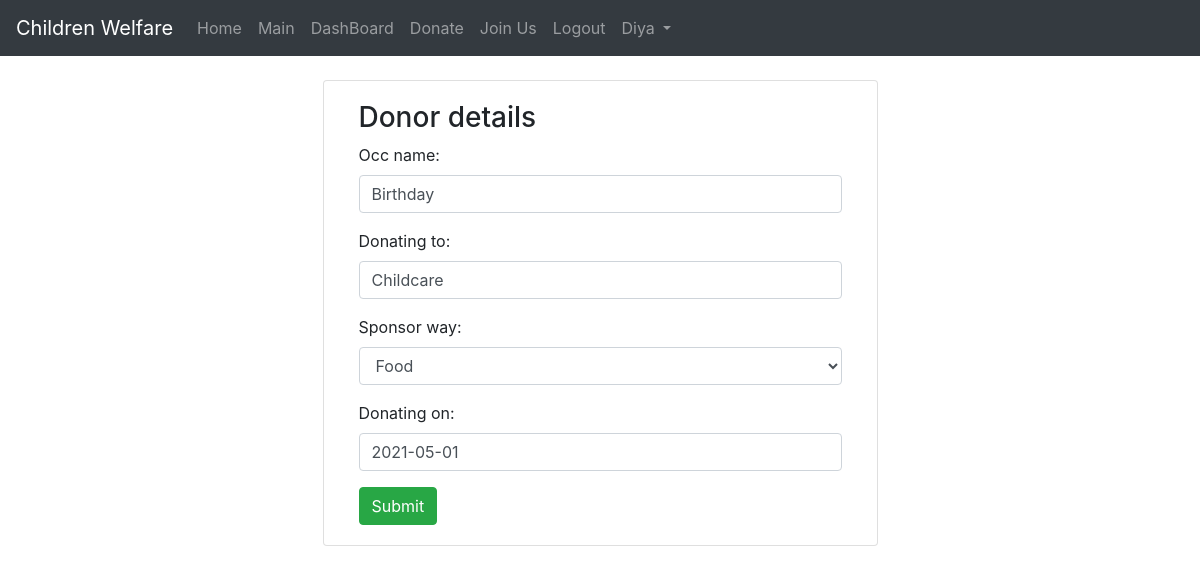
Page /occdet/1/ (signed in) on the committed database.
### App/models.py (models this page shows)
class User(AbstractUser):
	li_no= models.ImageField(upload_to='UserCheck/')
	dob=models.DateField(null=True)
	ph_no=models.CharField(max_length=20)
	pan_no=models.CharField(max_length=20)
	address=models.CharField(max_length=100)
	postal_code=models.CharField(max_length=10)
	city=models.CharField(max_length=10)
	state=models.CharField(max_length=10,default='Andra Pradesh')
	country=models.CharField(max_length=10,default='India')
	p=[(1,'Donor'),(2,'Organisation'),(3,'Guest')]
	role=models.IntegerField(choices=p,default=3)

class OccDonate(models.Model):
	s=[('Food',"Food"),('Clothes',"Clothes"),('Money',"Money")]
	username=models.CharField(max_length=50)
	email=models.EmailField(max_length=50)
	donating_way=models.CharField(max_length=50,default='On Occasion')
	occ_name=models.CharField(max_length=100)
	donating_to=models.CharField(max_length=50)
	sponsor_way=models.CharField(max_length=50,choices=s,default='select')
	donating_on=models.DateField()
	uid=models.ForeignKey(User,on_delete=models.CASCADE)

### App/views.py (the view)
# urls.py: path('occdet/<int:bi>/',views.occdetails,name="occdet"),
def occdetails(request,bi):
	o=OccDonate.objects.get(id=bi)
	if request.method == "POST":
		p=OccDonateForm(request.POST,instance=o)
		if p.is_valid():
			p.save()
			return redirect('/don')
	q=OccDonateForm(instance=o)
	return render(request,'html/occdetails.html',{'q':q})

### App/forms.py
class OccDonateForm(forms.ModelForm):
	class Meta:
		model=OccDonate
		fields=["occ_name","donating_to","sponsor_way","donating_on"]
		widgets={
		"occ_name":forms.TextInput(attrs={
			"class":"form-control",
			"placeholder":"Occasion Name",
			"required":True,
			}),
		"donating_to":forms.TextInput(attrs={
			"class":"form-control",
			"placeholder":"Organisation Name",
			"required":True,
			}),
		"sponsor_way":forms.Select(attrs={
			"class":"form-control",
			"required":True,
			}),
		"donating_on":forms.DateInput(attrs={
			"class":"form-control",
			"placeholder":"Enter the date of donation",
			"required":True,
			}),
		}

### App/templates/html/occdetails.html (shortened to what this page needs)
{% extends 'html/base.html' %}
{% block content %}
<div class="container mt-4">
	<div class="card col-md-6 mx-auto">
		<div class="card-body">
			<h3>Donor details</h3>
			<form method="POST">
				{{q.as_p}}
				<input type="submit" value="Submit" class="btn btn-success">
			</form>
		</div>
	</div>
</div>
{% endblock %}

### App/templates/html/navbar.html (shortened to what this page needs)
<nav class="navbar navbar-expand-md bg-dark navbar-dark">
  <a class="navbar-brand" href="{% url 'hm' %}">Children Welfare</a>
  <div class="collapse navbar-collapse" id="collapsibleNavbar">
    <ul class="navbar-nav">
      {% if not user.is_authenticated %}
      <li class="nav-item">
        <a class="nav-link" href="{% url 'hm' %}">Home</a>
      </li>
      <li class="nav-item">
        <a class="nav-link" href="{% url 'lg' %}">Login</a>
      </li>
      {% elif user.role == 1 %}
      <li class="nav-item">
        <a class="nav-link" href="{% url 'hm' %}">Home</a>
      </li>
      <li class="nav-item">
        <a class="nav-link" href="{% url 'mn' %}">Main</a>
      </li>
      <li class="nav-item">
        <a class="nav-link" href="{% url 'dash' %}">DashBoard</a>
      </li>
      <li class="nav-item">
        <a class="nav-link" href="{% url 'don' %}">Donate</a>
      </li>
      <li class="nav-item">
        <a class="nav-link" href="{% url 'join' %}">Join Us</a>
      </li>
      <li class="nav-item">
        <a class="nav-link" href="{% url 'lgo' %}">Logout</a>
      </li>
      <li class="dropdown">
       <a type="button" class="nav-link dropdown-toggle" data-toggle="dropdown">
    {{user.username}}
  </a>
</li>
      {% endif %}
    </ul>
  </div>
</nav>

### rows in the picture
User: username "Diya"
OccDonate: occ_name "Birthday", donating_to "Childcare", sponsor_way "Food", donating_on "2021-05-01"
